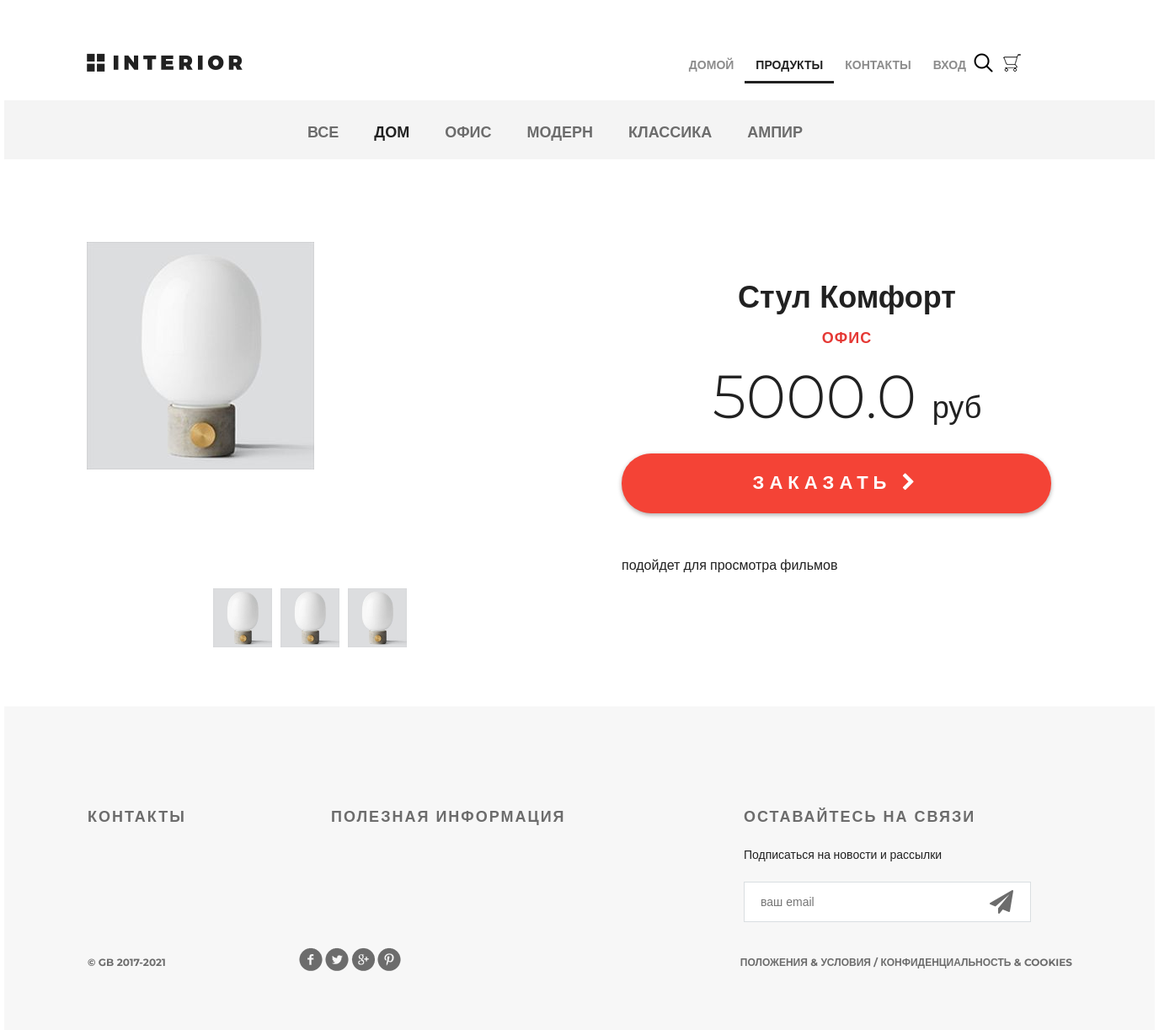
Page /products/product/1/ on the committed database.
### mainapp/models.py (models this page shows, shortened)
class ProductCategory(models.Model):
    name = models.CharField(max_length=64, unique = True, verbose_name = 'имя')
    description = models.TextField(verbose_name='описание', blank=True)
    is_active = models.BooleanField(verbose_name="активность", default=True)

class Product(models.Model):
    category = models.ForeignKey(ProductCategory, on_delete=models.CASCADE)
    name = models.CharField(max_length=128, verbose_name='имя')
    image = models.ImageField(upload_to='product_images', blank=True)
    short_desc = models.CharField(max_length=64, verbose_name='краткое описание', blank=True)
    description = models.TextField(blank=True, verbose_name='описание')
    price = models.DecimalField(verbose_name='цена', max_digits=8, decimal_places=2, default=0)
    quantity = models.PositiveSmallIntegerField(verbose_name='количество на складе', default=0)
    is_active = models.BooleanField(verbose_name="активность", default=True)

### mainapp/views.py (the view)
# urls.py: path('product/<int:pk>/', mainapp.product, name='product')
def product(request, pk):
    context = {
        'title': 'продукт',
        'links_menu': ProductCategory.objects.all(),
        'product': get_object_or_404(Product, pk=pk),
    }
    return render(request, 'mainapp/product.html',context)

### mainapp/context_processors.py (called while the page is built)
def basket(request):
    basket_list = []
    if request.user.is_authenticated:
        basket_list = Basket.objects.filter(user=request.user)
    return {
        'basket': basket_list
    }

### mainapp/templates/mainapp/product.html (shortened to what this page needs)
{% extends 'mainapp/base.html' %}
{% load static %}
{% block content %}
		<div class="hero-white">
			<div class="header clearfix">
				<a href="{% url 'main' %}" class="logo"></a>
				{% include 'mainapp/includes/inc_main_menu.html' %}
			</div>
		</div>
		<div class="details">
			<div class="links clearfix">
				{% include 'mainapp/includes/inc_categories_menu.html'%}
			</div>
			<div class="details-products">
				<div class="details-slider">
					<div class="slider-product">
						<img src="/media/{{ product.image|default:'products_images/default.jpg' }}">
					</div>
					<div class="slider-control">
						<div class="block">
							<a href="#"><img src="/media/{{ product.image|default:'products_images/default.jpg' }}" alt="">
							</a>
						</div>
						<div class="block">
							<a href="#"><img src="/media/{{ product.image|default:'products_images/default.jpg' }}" alt="">
							</a>
						</div>
						<div class="block">
							<a href="#"><img src="/media/{{ product.image|default:'products_images/default.jpg' }}" alt="">
							</a>
						</div>
					</div>
				</div>
				<div class="description">
					<h3 class="big-bold">{{ product.name }}</h3>
					<h3 class="red">{{ product.category.name}}</h3>
					<p class="price"> {{ product.price|floatformat:1 }} <span>руб</span></p>
					<a href="{% url 'basket:add' product.pk %}" class="red-button">
						заказать <i class="fa fa-chevron-right" aria-hidden="true"></i>
					</a>
					<div class="description-text">
						<p>{{ product.description }}</p>
					</div>
				</div>
			</div>
		</div>
	<div class="clr"></div>
{% endblock %}

### mainapp/templates/mainapp/includes/inc_categories_menu.html
<ul class="links-menu">
	<li>
		<a href="{% url 'mainapp:category' 0 %}"
		{% if request.resolver_match.kwargs.pk == 0 %}class="active"{% endif %}>
			все
		</a>
	</li>
	{% for link in links_menu %}
		<li>
			<a href="{% url 'mainapp:category' link.pk %}"
				{% if request.resolver_match.kwargs.pk == link.pk %}class="active"{% endif %}>
				{{ link.name }}
			</a>
		</li>
	{% endfor %}
</ul>

### static/css/style.css (style rules this page uses)
* { margin: 0; padding: 0; }
body { font-family: 'Montserrat', sans-serif; }
html, body { height: 100%; }
.slider-control .block a img { width: 70px; }
.clr { height: 384px; }
.logo { background-image: url(/static/img/logo.png); margin-top: 63px; width: 185px; height: 22px; float: left; }
.clearfix:after { content: ""; display: block; clear: both; }
.big-bold { color: #212121; font-size: 36px; font-weight: 700; text-align: left; margin-bottom: 24px; line-height: 36px; }
.red { text-transform: uppercase; color: #e53935; font-size: 18px; font-weight: 700; text-align: left; letter-spacing: 1px; line-height: 17px; margin-bottom: 22px; }
.hero-white { background-color: #fff; height: 119px; padding-left: 98px; padding-right: 211px; position: relative; }
.links { height: 70px; background-color: #f4f4f4; position: relative; padding-left: 360px; }
.links-menu { margin: 27px auto 0px; position: absolute; }
.links-menu li { float: left; list-style-type: none; padding-right: 42px; }
.links-menu li a { text-decoration: none; color: #6c6c6c; font-size: 18px; font-weight: 700; text-transform: uppercase; }
.links-menu .active { color: #212121; font-size: 18px; font-weight: 700; }
.details-products { padding-left: 98px; padding-right: 98px; margin-top: 98px; height: 551px; }
.details-slider { width: 570px; float: left; margin-right: 30px; }
.slider-product { width: 570px; height: 400px; }
.slider-control { width: 420px; height: 70px; margin: 11px auto 0px; padding-left: 150px }
.slider-control .block { height: 70px; width: 70px; position: relative; float: left; margin-right: 10px; }
.description { width: 535px; float: right; padding-left: 35px }
.description .big-bold { color: #212121; font-size: 36px; font-weight: 700; text-align: center; margin-top: 47px; margin-bottom: 0px; }
.description .red { text-transform: uppercase; color: #e53935; font-size: 18px; font-weight: 700; text-align: center; letter-spacing: 1px; line-height: 17px; margin-top: 23px; margin-bottom: 36px; }
.description .price { color: #212121; font-size: 72px; font-weight: 300; line-height: 48px; text-align: center; }
.description .price span { color: #212121; font-size: 36px; font-weight: 300; line-height: 48px; text-align: center; }
.red-button { display: block; height: 71px; width: 510px; border-radius: 35px; background-color: #f44336; text-align: center; text-transform: uppercase; text-decoration: none; color: #ffffff; font-size: 22px; font-weight: 700; line-height: 24px; box-shadow: 0px 2px 4.85px 0.15px rgba(33, 33, 33, 0.35); line-height: 70px; letter-spacing: 6px; margin-top: 31px; }
.description-text { margin-top: 50px; color: #212121; font-size: 16px; font-weight: 300; line-height: 24px; text-align: left; }
.description-text p { margin-bottom: 0.5em; }

### rows in the picture
ProductCategory: name "ДОМ"
ProductCategory: name "ОФИС"
ProductCategory: name "МОДЕРН"
ProductCategory: name "КЛАССИКА"
ProductCategory: name "АМПИР"
Product: image (picture), name "Стул Комфорт", category.name "ОФИС", price "5000.0", description "подойдет для просмотра фильмов"
